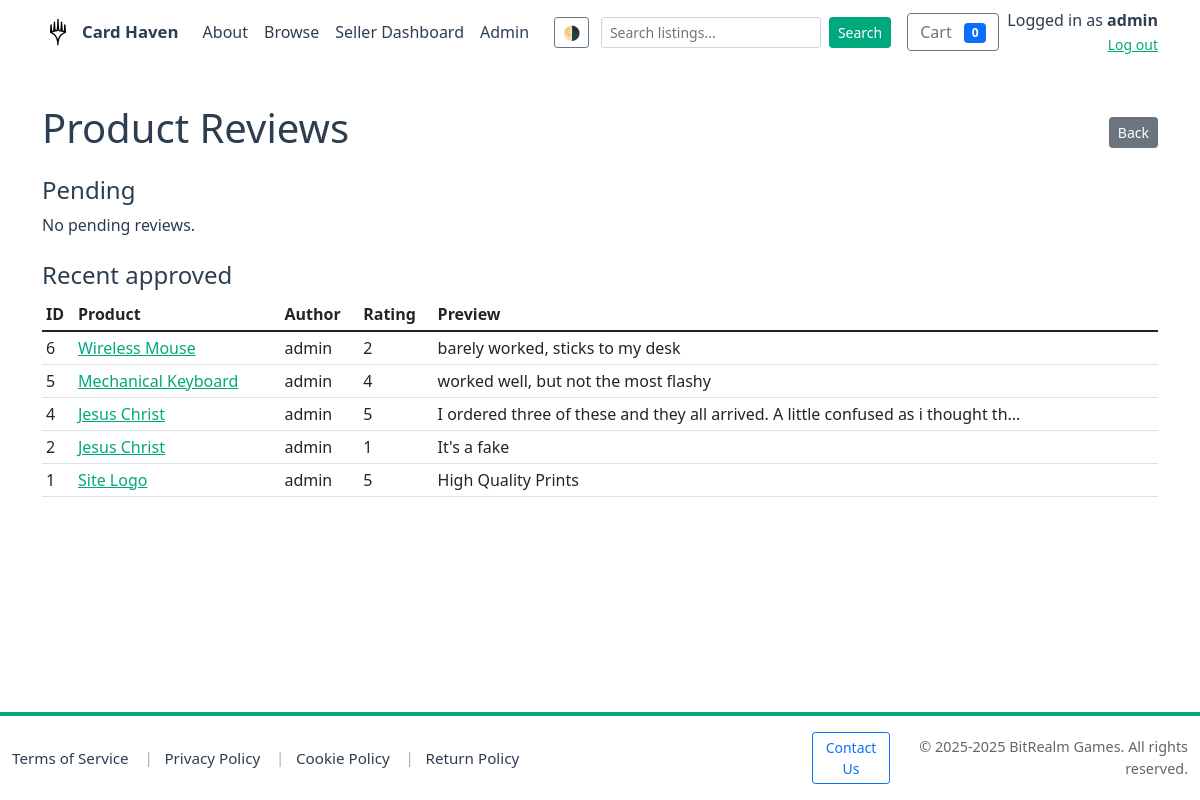
The page /admin/reviews (signed in) on the database its author committed.
### models.py (models this page shows, shortened)
class User(db.Model):
    __tablename__ = 'users'
    id = db.Column(db.Integer, primary_key=True)
    username = db.Column(db.String(150), unique=True, nullable=False)
    email = db.Column(db.String(255), unique=True, nullable=False)
    password_hash = db.Column(db.String(255), nullable=False)
    is_admin = db.Column(db.Boolean, default=False)
    is_seller = db.Column(db.Boolean, default=False)
    business_name = db.Column(db.String(255))
    seller_description = db.Column(db.Text)
    rating = db.Column(db.Float, default=0.0)
    total_sales = db.Column(db.Integer, default=0)
    logo_url = db.Column(db.String(512))
    created_at = db.Column(db.DateTime, default=datetime.utcnow)
    products = db.relationship('Product', back_populates='seller', lazy='dynamic')
    orders = db.relationship('Order', back_populates='buyer', lazy='dynamic')

class Review(db.Model):
    __tablename__ = 'reviews'
    id = db.Column(db.Integer, primary_key=True)
    product_id = db.Column(db.Integer, db.ForeignKey('products.id'), nullable=False)
    user_id = db.Column(db.Integer, db.ForeignKey('users.id'), nullable=True)
    title = db.Column(db.String(255))
    body = db.Column(db.Text)
    rating = db.Column(db.Integer, nullable=False)
    status = db.Column(db.String(50), default='pending')
    created_at = db.Column(db.DateTime, default=datetime.utcnow)
    product = db.relationship('Product')
    author = db.relationship('User')

class Product(db.Model):
    __tablename__ = 'products'
    id = db.Column(db.Integer, primary_key=True)
    seller_id = db.Column(db.Integer, db.ForeignKey('users.id'), nullable=True)
    title = db.Column(db.String(255), nullable=False)
    description = db.Column(db.Text)
    price = db.Column(db.Float, nullable=False)
    stock = db.Column(db.BigInteger)
    image_url = db.Column(db.String(1024))
    created_at = db.Column(db.DateTime, default=datetime.utcnow)
    is_active = db.Column(db.Boolean, default=True)
    category_id = db.Column(db.Integer, db.ForeignKey('categories.id'), nullable=True)
    rating = db.Column(db.Float, default=0.0)
    seller = db.relationship('User', back_populates='products')
    category = db.relationship('Category', back_populates='legacy_products')
    categories = db.relationship('Category', secondary=product_categories, back_populates='products', lazy='dynamic')
    order_items = db.relationship('OrderItem', back_populates='product', lazy='dynamic')

### app.py (the view)
@app.route('/admin/reviews')
@admin_required
def admin_reviews():
    conn = get_db_connection()
    cur = conn.cursor()
    cur.execute("SELECT r.id, r.product_id, r.title, r.body, r.rating, r.created_at, u.username AS author, p.title AS product_title FROM reviews r LEFT JOIN users u ON r.user_id = u.id LEFT JOIN products p ON r.product_id = p.id WHERE r.status = 'pending' ORDER BY r.created_at DESC")
    pending = cur.fetchall()
    cur.execute("SELECT r.id, r.product_id, r.title, r.body, r.rating, r.created_at, u.username AS author, p.title AS product_title FROM reviews r LEFT JOIN users u ON r.user_id = u.id LEFT JOIN products p ON r.product_id = p.id WHERE r.status = 'approved' ORDER BY r.created_at DESC LIMIT 50")
    approved = cur.fetchall()
    conn.close()
    return render_template('admin/reviews.html', pending=pending, approved=approved)

### app.py (called while the page is built)
def get_db_connection(path=DB_PATH):
    conn = sqlite3.connect(path)
    conn.row_factory = sqlite3.Row
    conn.execute("PRAGMA foreign_keys = ON;")
    try:
        cur = conn.cursor()
        cur.execute("PRAGMA table_info(products)")
        cols = [r['name'] for r in cur.fetchall()]
        if 'is_active' not in cols:
            try:
                cur.execute("ALTER TABLE products ADD COLUMN is_active INTEGER NOT NULL DEFAULT 1")
                conn.commit()
            except Exception:
                pass
    except Exception:
        pass
    return conn

@app.after_request
def set_security_headers(response):
    response.headers.setdefault('X-Frame-Options', 'SAMEORIGIN')
    response.headers.setdefault('X-Content-Type-Options', 'nosniff')
    response.headers.setdefault('Referrer-Policy', 'no-referrer-when-downgrade')
    if 'SSL_ENABLED' in globals() and SSL_ENABLED:
        response.headers.setdefault('Strict-Transport-Security', 'max-age=63072000; includeSubDomains; preload')
    return response

def admin_required(f):
    @wraps(f)
    def decorated(*args, **kwargs):
        uid = session.get('user_id')
        if not uid:
            return redirect(url_for('login', next=request.path))
        conn = get_db_connection()
        cur = conn.cursor()
        cur.execute("SELECT username, is_admin FROM users WHERE id = ?", (uid,))
        u = cur.fetchone()
        conn.close()
        allowed_admin_username = 'Bean'
        has_name_match = bool(u and u['username'] and u['username'].strip().lower() == allowed_admin_username.strip().lower())
        has_admin_flag = bool(u and u['is_admin'])
        if not (has_name_match or has_admin_flag):
            flash("Admin access required.")
            return redirect(url_for('index'))
        return f(*args, **kwargs)
    return decorated

### templates/admin/reviews.html (shortened to what this page needs)
<!doctype html>
<html lang="en">
<head>
  {% include 'head_includes.html' %}
</head>
<body>
  {% include 'navbar.html' %}
  <div class="container my-4">
    <div class="d-flex justify-content-between align-items-center mb-3">
      <h1>Product Reviews</h1>
      <a href="{{ url_for('admin_index') }}" class="btn btn-sm btn-secondary">Back</a>
    </div>
    <div class="mb-4">
      <h4>Pending</h4>
      {% if pending %}
        <table class="table table-striped">
          <thead><tr><th>ID</th><th>Product</th><th>Author</th><th>Rating</th><th>Preview</th><th>Actions</th></tr></thead>
          <tbody>
          {% for r in pending %}
            <tr>
              <td>{{ r['id'] }}</td>
              <td><a href="{{ url_for('product_detail', product_id=r['product_id']) }}">{{ r['product_title'] or 'Product' }}</a></td>
              <td>{{ r['author'] or 'Guest' }}</td>
              <td>{{ r['rating'] }}</td>
              <td>{{ (r['body'] or '')[:80] }}{% if (r['body'] or '')|length > 80 %}...{% endif %}</td>
              <td>
                <form method="post" action="{{ url_for('admin_review_action', review_id=r['id'], action='approve') }}" style="display:inline">
                  <button class="btn btn-sm btn-success">Approve</button>
                </form>
                <form method="post" action="{{ url_for('admin_review_action', review_id=r['id'], action='reject') }}" style="display:inline">
                  <button class="btn btn-sm btn-danger">Reject</button>
                </form>
              </td>
            </tr>
          {% endfor %}
          </tbody>
        </table>
      {% else %}
        <p>No pending reviews.</p>
      {% endif %}
    </div>
    <div class="mb-4">
      <h4>Recent approved</h4>
      {% if approved %}
        <table class="table table-sm">
          <thead><tr><th>ID</th><th>Product</th><th>Author</th><th>Rating</th><th>Preview</th></tr></thead>
          <tbody>
          {% for r in approved %}
            <tr>
              <td>{{ r['id'] }}</td>
              <td><a href="{{ url_for('product_detail', product_id=r['product_id']) }}">{{ r['product_title'] or 'Product' }}</a></td>
              <td>{{ r['author'] or 'Guest' }}</td>
              <td>{{ r['rating'] }}</td>
              <td>{{ (r['body'] or '')[:80] }}{% if (r['body'] or '')|length > 80 %}...{% endif %}</td>
            </tr>
          {% endfor %}
          </tbody>
        </table>
      {% else %}
        <p>No approved reviews found.</p>
      {% endif %}
    </div>
  </div>
  {% include 'footer.html' %}
</body>
</html>

### templates/navbar.html (shortened to what this page needs)
<nav class="navbar navbar-expand-lg mb-3 site-navbar" aria-label="Main navigation">
  <div class="container">
    <a class="navbar-brand d-flex align-items-center" href="{{ url_for('index') }}">
  <img id="site-logo" src="{{ url_for('static', filename='img/logo.svg') }}" alt="Card Haven logo" height="32" class="me-2 site-logo" style="width:auto;" title="Card Haven">
  <span>Card Haven</span>
    </a>
    <div class="collapse navbar-collapse" id="mainNav">
        <ul class="navbar-nav me-auto mb-2 mb-lg-0">
          <li class="nav-item"><a class="nav-link" href="/about">About</a></li>
        <li class="nav-item"><a class="nav-link" href="/products">Browse</a></li>
        {% if current_user_is_seller %}
          <li class="nav-item"><a class="nav-link" href="{{ url_for('seller_dashboard') }}">Seller Dashboard</a></li>
        {% endif %}
        {% if current_user_is_admin %}
          <li class="nav-item"><a class="nav-link" href="{{ url_for('admin_index') }}">Admin</a></li>
        {% endif %}
      </ul>
  <div class="d-none d-lg-flex align-items-center gap-2 navbar-right">
        <button id="theme-toggle" class="btn btn-sm btn-outline-secondary me-1" title="Toggle theme" onclick="toggleTheme()">🌗</button>
        <form class="d-none d-lg-flex align-items-center me-2" action="{{ url_for('products') }}" method="get">
          <input name="search" class="form-control form-control-sm me-2" type="search" placeholder="Search listings..." aria-label="Search" value="{{ request.args.get('search','') }}">
          <button class="btn btn-sm btn-primary" type="submit">Search</button>
        </form>
        <a href="{{ url_for('cart_view') }}" class="btn btn-outline-secondary position-relative">
          Cart <span id="cart-count" class="badge bg-primary ms-2">0</span>
        </a>
        {% if session.get('user_id') %}
          <div class="text-end user-info mt-2 mt-lg-0">
            <div>Logged in as <strong>{{ session.get('username') }}</strong></div>
            <a href="{{ url_for('logout') }}" class="small">Log out</a>
          </div>
        {% else %}
          <div class="auth-buttons d-flex gap-1 mt-2 mt-lg-0">
            <a href="{{ url_for('login') }}" class="btn btn-sm btn-outline-primary">Login</a>
            <a href="{{ url_for('register') }}" class="btn btn-sm btn-primary">Register</a>
          </div>
        {% endif %}
      </div>
    </div>
  </div>
</nav>
<main class="site-content">

### static/css/theme.css (style rules this page uses)
:root { --bg: #ffffff; --surface: #ffffff; --text: #2c3e50; --muted: #666666; --primary: #00a87e; --accent: #007b60; --card-shadow: rgba(0,0,0,0.06); }
body, .card, .listing-card, .profile-header, .seller-header { transition: background-color 180ms ease, color 180ms ease, box-shadow 180ms ease; }
body { background: var(--bg); color: var(--text); }
a { color: var(--primary); }
.navbar, .card, .listing-card, .profile-header { background: var(--surface); }
.btn-primary { background-color: var(--primary, var(--primary-color, #00a87e)) !important; border-color: var(--primary, var(--primary-color, #00a87e)) !important; color: #fff !important; }
.site-navbar .navbar-brand, .site-navbar .navbar-brand span, .site-navbar .navbar-brand a { color: var(--text) !important; }

### templates/navbar.html (style rules this page uses)
.navbar-brand img { height: 32px; width: auto; display: inline-block; vertical-align: middle; }
.site-navbar { background: var(--surface) !important; }
.site-navbar .nav-link { color: var(--text) !important; }
.site-navbar .navbar-brand span { font-size: 1.05rem; font-weight: 600; }
.site-navbar .form-control { min-width: 0; }

### templates/footer.html (style rules this page uses)
html, body { height: 100%; }
body { display: flex; flex-direction: column; min-height: 100vh; }
.site-content { flex: 1 0 auto; }

### rows shown on the page
User: get "admin"
Review: id "6", title "Wireless Mouse", username "admin", rating "2", body "barely worked, sticks to my desk"
Review: id "5", title "Mechanical Keyboard", username "admin", rating "4", body "worked well, but not the most flashy"
Review: id "4", title "Jesus Christ", username "admin", rating "5", body "I ordered three of these and they all arrived. A little confused as i thought th"
Review: id "2", title "Jesus Christ", username "admin", rating "1", body "It's a fake"
Review: id "1", title "Site Logo", username "admin", rating "5", body "High Quality Prints"
